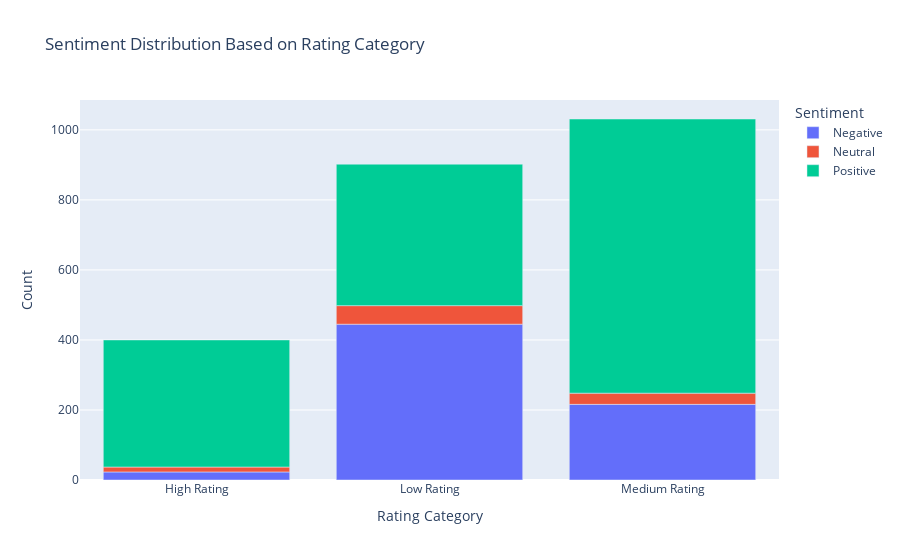

Notebook code cell kept with this figure:
### Code cell
import pandas as pd
import plotly.express as px

# Define rating categories based on Average Rating
def categorize_rating(rating):
    if rating >= 4.5:
        return "High Rating"
    elif rating >= 3.0:
        return "Medium Rating"
    else:
        return "Low Rating"

# Apply the rating category based on the Average Rating
df_all['Rating_Category'] = df_all['Average Rating'].astype(float).apply(categorize_rating)

# Exploding the Sentiment column to have individual rows for each sentiment
df_exploded = df_all.explode('Sentiment')

# Count the sentiment distribution across different rating categories
sentiment_counts = df_exploded.groupby(['Rating_Category', 'Sentiment']).size().reset_index(name='Count')

# Plot the sentiment distribution across different rating categories
fig = px.bar(sentiment_counts, x='Rating_Category', y='Count', color='Sentiment',
             title="Sentiment Distribution Based on Rating Category",
             labels={"Rating_Category": "Rating Category", "Sentiment": "Sentiment"})
fig.show()

### Figure 1 — Plotly figure (JSON) as saved in the notebook; plotly's stock layout.template omitted (floating-point values rounded to 4 significant figures)
{"data": [{"alignmentgroup": "True", "hovertemplate": "Sentiment=Negative<br>Rating Category=%{x}<br>Count=%{y}<extra></extra>", "legendgroup": "Negative", "marker": {"color": "#636efa", "pattern": {"shape": ""}}, "name": "Negative", "offsetgroup": "Negative", "orientation": "v", "showlegend": true, "textposition": "auto", "type": "bar", "x": ["High Rating", "Low Rating", "Medium Rating"], "xaxis": "x", "y": [23, 445, 216], "yaxis": "y"}, {"alignmentgroup": "True", "hovertemplate": "Sentiment=Neutral<br>Rating Category=%{x}<br>Count=%{y}<extra></extra>", "legendgroup": "Neutral", "marker": {"color": "#EF553B", "pattern": {"shape": ""}}, "name": "Neutral", "offsetgroup": "Neutral", "orientation": "v", "showlegend": true, "textposition": "auto", "type": "bar", "x": ["High Rating", "Low Rating", "Medium Rating"], "xaxis": "x", "y": [14, 53, 32], "yaxis": "y"}, {"alignmentgroup": "True", "hovertemplate": "Sentiment=Positive<br>Rating Category=%{x}<br>Count=%{y}<extra></extra>", "legendgroup": "Positive", "marker": {"color": "#00cc96", "pattern": {"shape": ""}}, "name": "Positive", "offsetgroup": "Positive", "orientation": "v", "showlegend": true, "textposition": "auto", "type": "bar", "x": ["High Rating", "Low Rating", "Medium Rating"], "xaxis": "x", "y": [363, 404, 783], "yaxis": "y"}], "layout": {"barmode": "relative", "legend": {"title": {"text": "Sentiment"}, "tracegroupgap": 0}, "title": {"text": "Sentiment Distribution Based on Rating Category"}, "xaxis": {"anchor": "y", "domain": [0, 1], "title": {"text": "Rating Category"}}, "yaxis": {"anchor": "x", "domain": [0, 1], "title": {"text": "Count"}}}}
